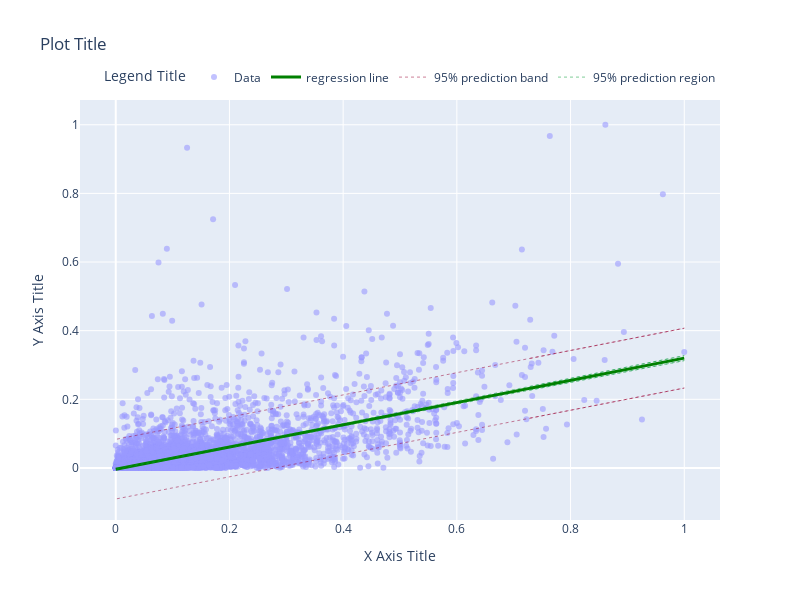

This figure's notebook cell:
### Code cell
fig = plot_regression_line(results, budget_arr, revenue_arr)
fig.show()

### Figure 1 — Plotly figure (JSON) as saved in the notebook; plotly's stock layout.template omitted (floating-point values rounded to 4 significant figures; data arrays with more than 128 entries replaced by an {"elided": "..."} marker saying what was removed)
{"data": [{"line": {"color": "rgba(153, 153, 255, .6)"}, "mode": "markers", "name": "Data", "type": "scatter", "x": {"elided": "8181 float values"}, "y": {"elided": "8181 float values"}}, {"line": {"color": "green", "width": 3}, "name": "regression line", "type": "scatter", "x": {"elided": "8181 float values"}, "y": {"elided": "8181 float values"}}, {"line": {"color": "rgba(153, 0, 51, .5)", "dash": "dot", "width": 1}, "name": "95% prediction band", "type": "scatter", "x": {"elided": "8181 float values"}, "y": {"elided": "8181 float values"}}, {"line": {"color": "rgba(153, 0, 51, .5)", "dash": "dot", "width": 1}, "showlegend": false, "type": "scatter", "x": {"elided": "8181 float values"}, "y": {"elided": "8181 float values"}}, {"line": {"color": "rgba(0, 153, 51, .5)", "dash": "dot", "width": 1}, "mode": "lines", "name": "95% prediction region", "type": "scatter", "x": {"elided": "8181 float values"}, "y": {"elided": "8181 float values"}}, {"line": {"color": "rgba(0, 153, 51, .5)", "dash": "dot", "width": 1}, "showlegend": false, "type": "scatter", "x": {"elided": "8181 float values"}, "y": {"elided": "8181 float values"}}], "layout": {"height": 600, "legend": {"orientation": "h", "title": {"text": "Legend Title"}, "x": 1, "xanchor": "right", "y": 1.02, "yanchor": "bottom"}, "title": {"text": "Plot Title"}, "width": 800, "xaxis": {"anchor": "y", "domain": [0, 1], "title": {"text": "X Axis Title"}}, "yaxis": {"anchor": "x", "domain": [0, 1], "title": {"text": "Y Axis Title"}}}}
